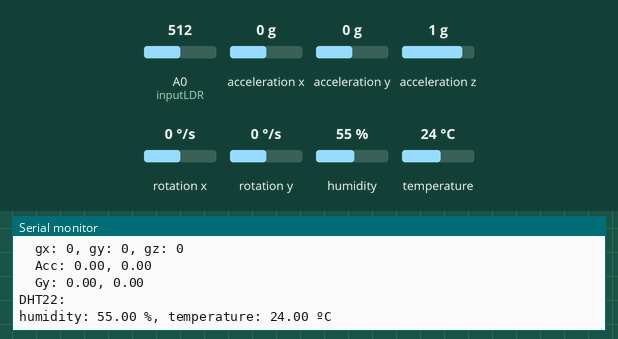
This sketch was run on a simulated Arduino Uno, built with avr-gcc and run on an emulated ATmega328P. Parts: the last lines printed to the serial monitor. Wiring (inferred from the names in the program): MPU-6050 motion sensor at I2C address 0x68. Inputs (shaded band) come from the test bench; at power-on: acceleration z 1 g, acceleration x 0 g, humidity 55 %, A0 (inputLDR) = 512, temperature 24 °C, acceleration y 0 g, rotation x 0 °/s, rotation y 0 °/s.

Above: at 1.9 s.
2.0 s: acceleration z set to 0 g
4.9 s: acceleration x set to -1.4 g
11.3 s: humidity set to 22 %
12.8 s: A0 (inputLDR) set to 716
At 14.1 s:
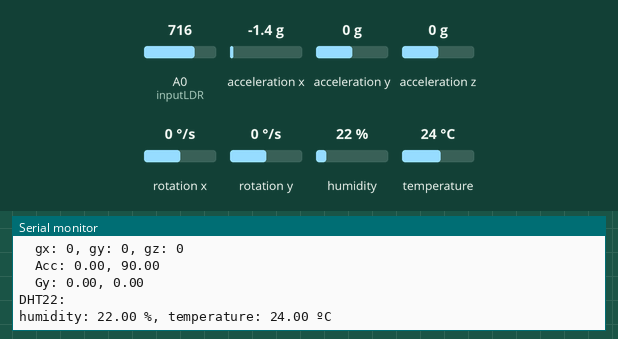
14.3 s: temperature set to 12 °C
15.8 s: acceleration y set to -1.4 g
At 16.5 s:
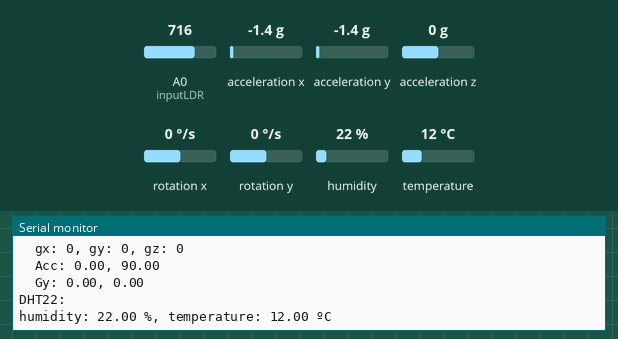
Timing chart, 0 to 18.3 s (numbered marks = the images above; inputs shaded):
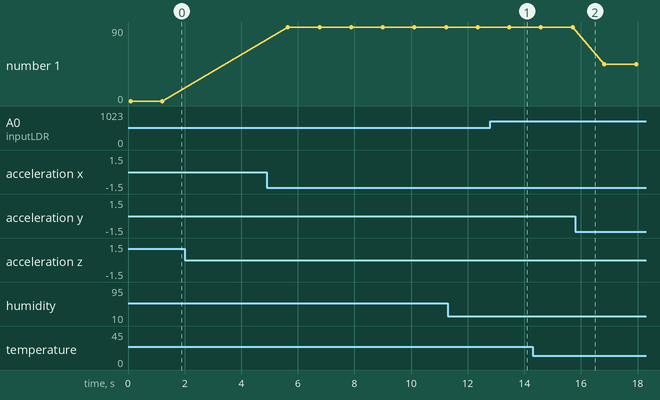

Measured:
- after the input at 12.8 s, the serial monitor: prints a new line after 0.60 s (image 1)
- plotted number 1: 0 → 90 after the input at 4.9 s, 90 → 45 after the input at 15.8 s

The sketch:

rodriguez_ej3.ino
```cpp
#include <DHT.h>
#include <Wire.h>  // libreria I2C

// LDR
const int inputLDR = A0;
int ldrValue = 0;

// Define the I2C IMU's address
#define MPU 0x68

// Conversion ratios
//#define RAD_A_DEG = 57.295779 // 180/PI
#define A_R 16384.0
#define G_R 131.0

// MPU-6050 RAW values (unproccessed) from the accelerometer and the gyroscope in X, Y and Z axis
int16_t ax, ay, az;
int16_t gx, gy, gz;
float Acc[2];
float Gy[2];

// DHT22
// Define DHT type and DHT pin
#define DHTTYPE DHT22
#define DHTPIN 7

DHT dhtSensor(DHTPIN, DHTTYPE);

float humidity = 0.0;
float temperature = 0.0;

void setup() {
  // LDR
  pinMode(inputLDR, INPUT);
  Serial.begin(9600);

  // IMU
  Wire.begin();
  Wire.beginTransmission(MPU);
  Wire.write(0x6B);
  Wire.write(0);
  Wire.endTransmission(true);

  // DHT22
  dhtSensor.begin();
}

void loop() {

  ldr();

  imu();

  dht();

  monitoring();

  delay(1000);
}

void monitoring() {

  Serial.println("___________");
  Serial.print("LDR: ");
  Serial.println(ldrValue);

  Serial.println("IMU: ");
  Serial.print("  ax: ");
  Serial.print(ax);
  Serial.print(", ay: ");
  Serial.print(ay);
  Serial.print(", az: ");
  Serial.println(az);
  Serial.print("  gx: ");
  Serial.print(gx);
  Serial.print(", gy: ");
  Serial.print(gy);
  Serial.print(", gz: ");
  Serial.println(gz);
  Serial.print("  Acc: ");
  Serial.print(Acc[0]);
  Serial.print(", ");
  Serial.println(Acc[1]);
  Serial.print("  Gy: ");
  Serial.print(Gy[0]);
  Serial.print(", ");
  Serial.println(Gy[1]);

  Serial.println("DHT22: ");
  Serial.print("humidity: ");
  Serial.print(humidity);
  Serial.print(" %");
  Serial.print(", temperature: ");
  Serial.print(temperature);
  Serial.println(" ºC");

  Serial.println("");
}

void ldr() {
  ldrValue = analogRead(inputLDR);
}

void imu() {

  // Accelerometer
  Wire.beginTransmission(MPU);
  Wire.write(0x3B); // Ask for 0x3B, to get ax
  Wire.endTransmission(false);
  Wire.requestFrom(MPU,6,true); // From 0x3B, request 6 registries

  ax=Wire.read()<<8|Wire.read();
  ay=Wire.read()<<8|Wire.read();
  az=Wire.read()<<8|Wire.read();

  // From raw values, let's calculate Axis X and Y using atan formula
  Acc[1] = atan(-1*(ax/A_R)/sqrt(pow((ay/A_R),2) + pow((az/A_R),2)))*RAD_TO_DEG;
  Acc[0] = atan((ay/A_R)/sqrt(pow((ax/A_R),2) + pow((az/A_R),2)))*RAD_TO_DEG;

  // Gyroscope
  Wire.beginTransmission(MPU);
  Wire.write(0x43); // Ask for 0x43, to get gx
  Wire.endTransmission(false);
  Wire.requestFrom(MPU,4,true); // From 0x43, request 4 registries
  gx=Wire.read()<<8|Wire.read();
  gy=Wire.read()<<8|Wire.read();
  // From raw values, let's calculate angles
  Gy[0] = gx/G_R;
  Gy[1] = gy/G_R;
}

void dht() {
  humidity = dhtSensor.readHumidity();
  temperature = dhtSensor.readTemperature();
}
```
